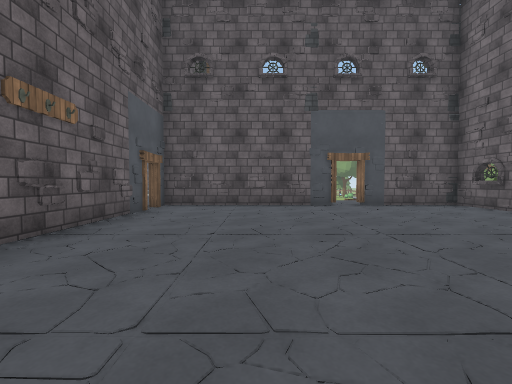
view 1 (above)

20 first-person views from a walk through a 3-D level made in the Unity game engine. The camera is 1.2 m above the floor, tilts 2° down and sees 90° across. The floor is counted in squares, 2 m on a side. Each view is taken from the middle of a square. On the plan, view 1 faces up. The plan holds only what a view shows up to about 9 squares ahead; the rest is blank. The place goes on beyond the plan. The player character is not drawn. Some animated figures are not drawn. Some surface patterns are stand-ins.

view 2
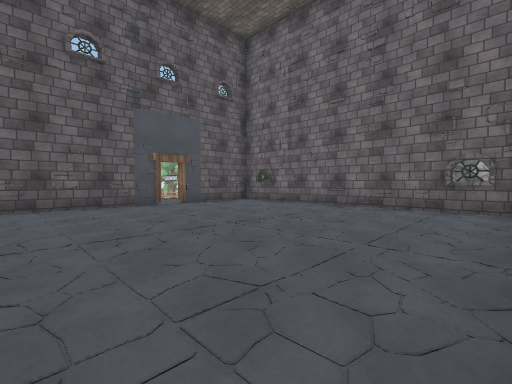

view 3
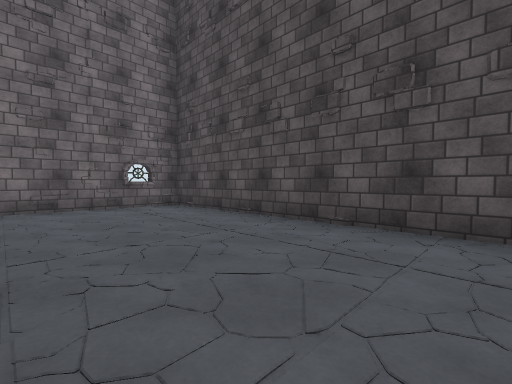

view 4
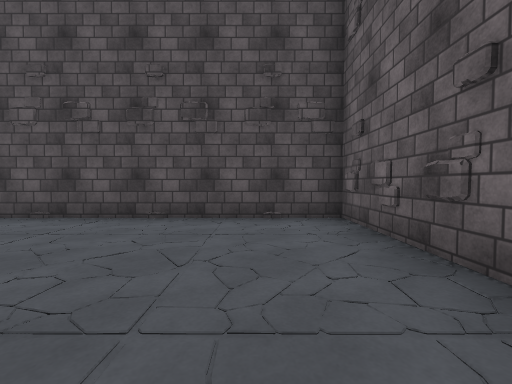

view 5
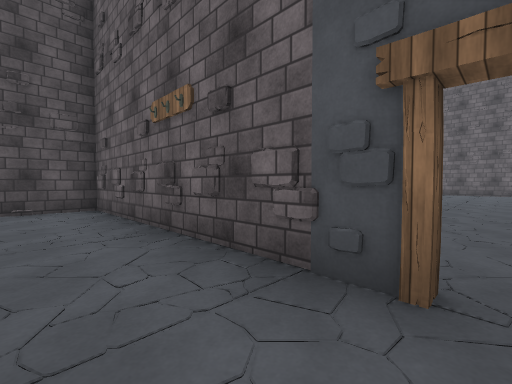

view 6
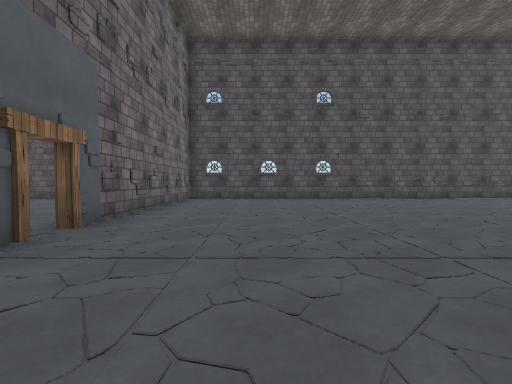

view 7
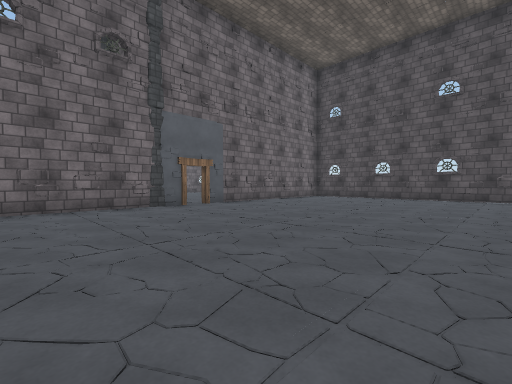

view 8
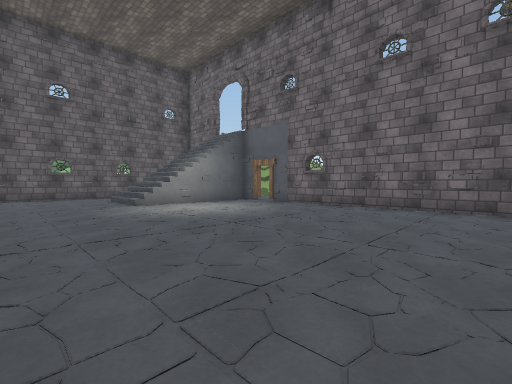

view 9
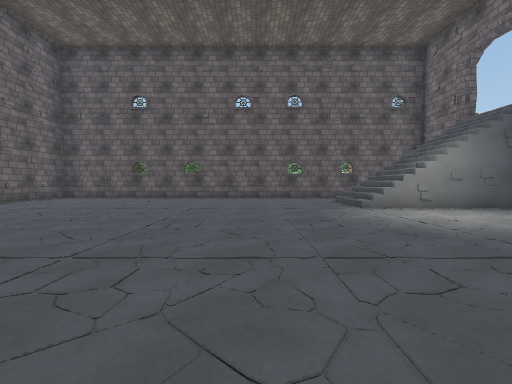

view 10
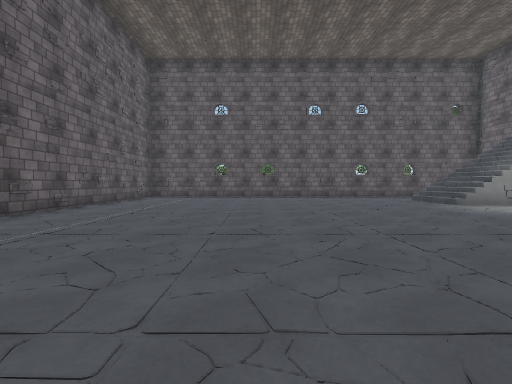

view 11
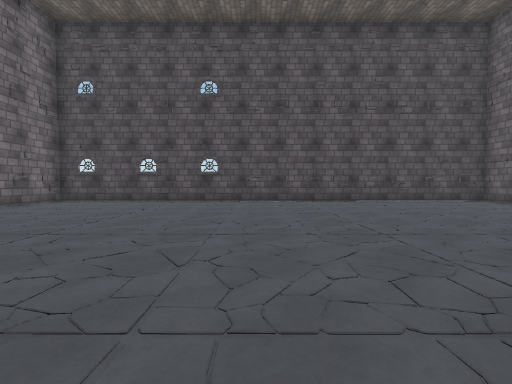

view 12
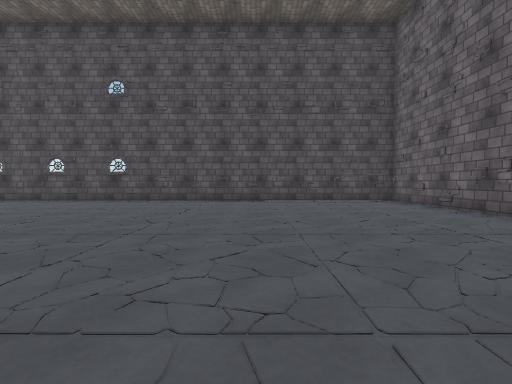

view 13
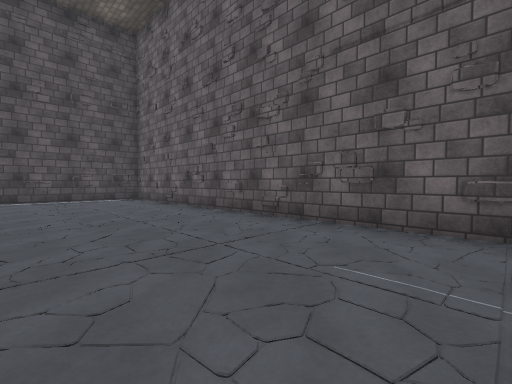

view 14
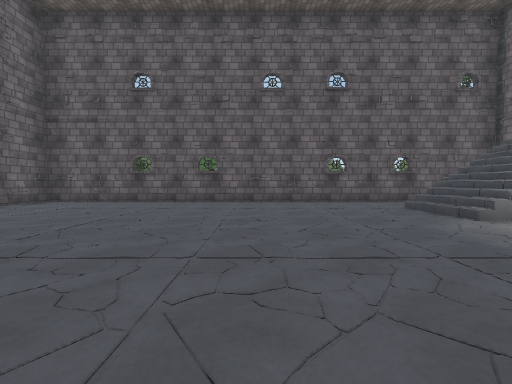

view 15
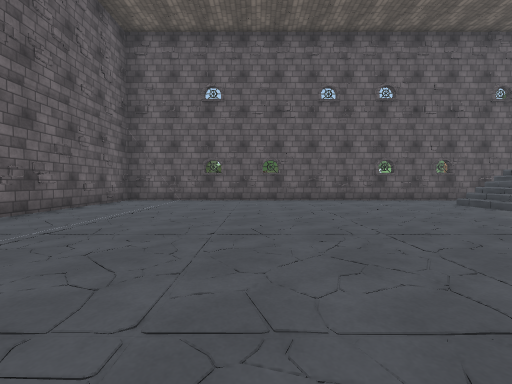

view 16
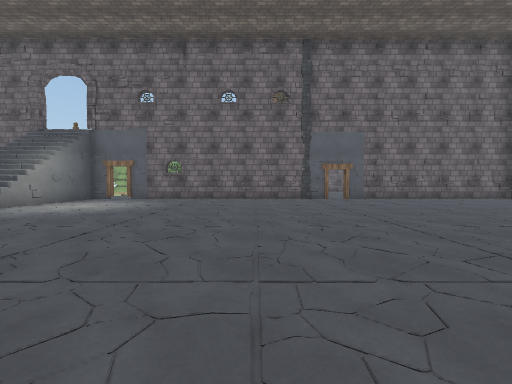

view 17
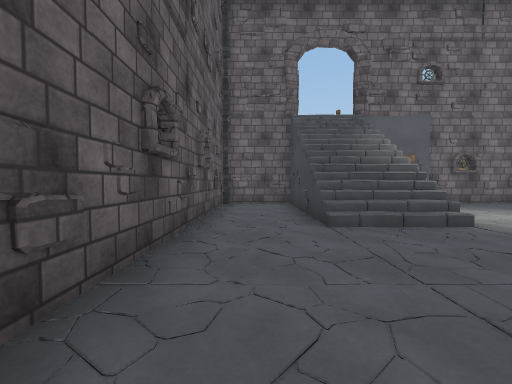

view 18
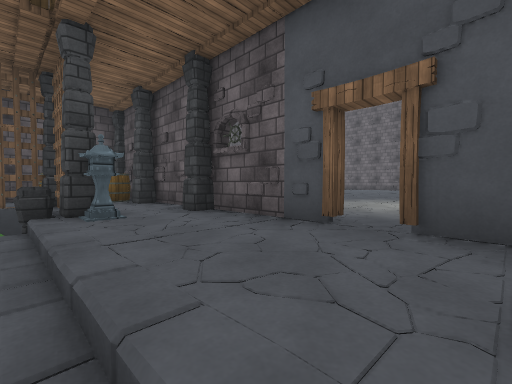

view 19
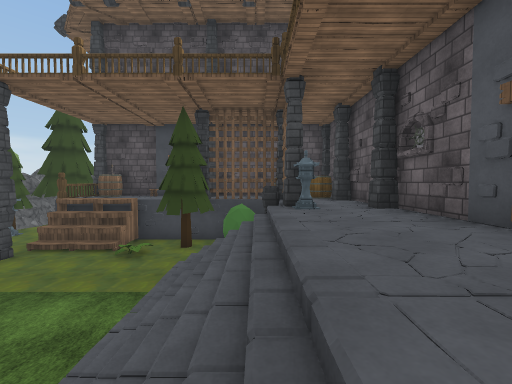

view 20
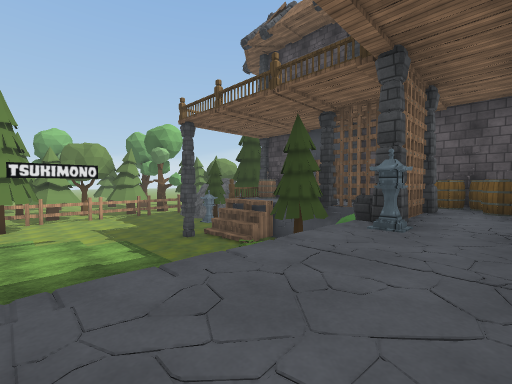

### Floor plan
Key: @ floor where view 1 was taken; # wall or solid block; x gap in a wall; . main floor; - floor 2.25 m lower than the main floor; / step, stairs or slope; = window, fence, low wall or low ledge; ^ raised ledge; O other object.
Columns run from 16 left of view 1 to 10 right of it. Each row starts with its distance up from view 1.
 19 #############O
 18 #............#
 17 #.........####
 16 #.........####  /
 15 #.........####..// -------O
 14 #...............//---------
 13 #.............#.//--------
 12  .............#.//---O---
 11  .............#OO----O--
 10   ............##OO-#=#-
  9 #............OOO#### O-O
  8 #.............### #.OO OO
  7 #............OO##O#x#O  #
  6 #.....................#O
  5 #.............#.......#
  4 #.............#.......#
  3 #.............#.......#
  2 #.............#.......#
  1 #.............#.......#
  0 #.............#.@.....#
 -1 #^^^^^^^^^^^^#^^^^^^^##

Where each view was taken, in squares from view 1:
view 1: 0 up, 0 right, facing up
view 2: 0 up, 1 left, facing up-right
view 3: 3 up, 1 left, facing down-right
view 4: 4 up, 1 left, facing down
view 5: 6 up, 1 left, facing down-left
view 6: 9 up, 5 left, facing down
view 7: 10 up, 9 left, facing down-right
view 8: 8 up, 9 left, facing up-right
view 9: 9 up, 9 left, facing up
view 10: 8 up, 12 left, facing up
view 11: 8 up, 9 left, facing down
view 12: 8 up, 12 left, facing down
view 13: 9 up, 13 left, facing down-left
view 14: 11 up, 10 left, facing up
view 15: 10 up, 12 left, facing up
view 16: 9 up, 12 left, facing right
view 17: 18 up, 10 left, facing right
view 18: 15 up, 0 right, facing down-left
view 19: 16 up, 0 right, facing down
view 20: 15 up, 2 left, facing down-right
